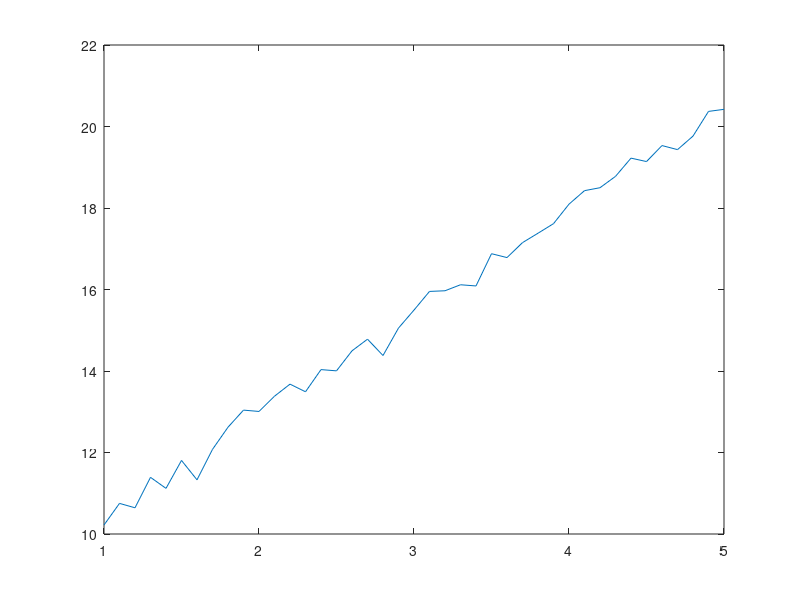

Reproduce this figure in MATLAB. (Note: this script raises an error after producing the figure.)

alpha = 2.6;
beta = 7.1;

% x values
testx = 1 : 0.1 :5 ;


% noise and scale it between 0 to 1 
noise = randn (1 , length(testx));

min_noise = min(noise);
max_noise = max(noise);

scaled_noise = (noise - min_noise) / (max_noise - min_noise);

% y values with noise and linear fucntion 
testy = alpha*testx + beta + scaled_noise;

plot (testx , testy);
fprintf ("real Alpha is %f and real Beta is %f" , alpha , beta);
ans = p2_4(testx , testy);
